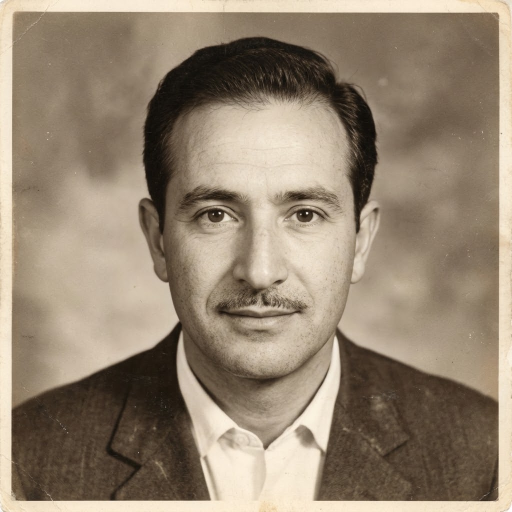
#> input picture tienda/promo/fotos/abuelo-paterno.jpg, 1024 x 1024 px (shown at 1/2 size)
$ python fotos-ejemplo.py
#> lines starting #> are read from the running program, lines starting #| are printed output that depends on the picture
# Fotos del árbol de ejemplo: recorta los retratos de tienda/promo/fotos (1024 × 1024) en un cuadrado centrado en la
# cara, los reduce a 256 px y los guarda en JPEG en Ejemplos/fotos/<persona>.jpg, de donde los toma GenerarEjemplos
# (tests/ArbolGenealogico.Tests/RenderDebugTests.cs) para meterlos en Ejemplos/familia-garcia.ramo.
#   python tienda/promo/fotos-ejemplo.py
import os
from PIL import Image

AQUI = os.path.dirname(os.path.abspath(__file__))
ORIGEN = os.path.join(AQUI, "fotos")
DESTINO = os.path.join(AQUI, "..", "..", "Ejemplos", "fotos")
LADO, CORTE = 256, 700  # el cuadrado que se recorta del original, en px de 1024

# persona del ejemplo → (archivo, centro de la cara en px de 1024)
FOTOS = {
    "Manuel": ("abuelo-paterno.jpg", 512, 430),
    "Dolores": ("abuela-paterna.jpg", 512, 380),
    "Francisco": ("abuelo-materno.jpg", 512, 440),
    "Josefa": ("abuela-materna.jpg", 530, 450),
    "Antonio": ("padre.jpg", 512, 500),
    "Mercedes": ("madre.jpg", 512, 460),
    "Juan": ("tio-juan.jpg", 512, 430),
    "Marta": ("tia-marta.jpg", 512, 480),
    "Rosa": ("tia-rosa.jpg", 512, 410),
    "Pedro": ("tio-pedro.jpg", 512, 440),
    "Elena": ("tia-elena.jpg", 512, 440),
    "Javier": ("yo.jpg", 512, 410),
    "Laura": ("mi-esposa.jpg", 512, 460),
    "Beatriz": ("hermana.jpg.jpg", 512, 440),
    "Lucía": ("prima-lucia.jpg", 512, 490),
    "Daniel": ("hijo-1.jpg", 512, 440),
    "Adrián": ("hijo-2.jpg", 512, 460),
    "Sergio": ("joven antiguo A.jpg", 530, 410),
    "Eusebio": ("anciano moderno A.jpg", 512, 380),
}

def archivo(persona):
    return persona.lower().translate(str.maketrans("áéíóú", "aeiou")) + ".jpg"

if __name__ == "__main__":
    os.makedirs(DESTINO, exist_ok=True)
    for persona, (nombre, cx, cy) in FOTOS.items():
        im = Image.open(os.path.join(ORIGEN, nombre)).convert("RGB")
#> im is the input picture: PIL image 1024x1024 RGB; mean R, G, B 148.7, 133.2, 114.1
        # un poco por debajo de la cara, para que entren los hombros; sin salirse de la foto
        x = min(max(cx - CORTE // 2, 0), im.width - CORTE)
#> x = 162
        y = min(max(cy + 40 - CORTE // 2, 0), im.height - CORTE)
#> y = 120
        im.crop((x, y, x + CORTE, y + CORTE)).resize((LADO, LADO), Image.LANCZOS) \
          .save(os.path.join(DESTINO, archivo(persona)), "JPEG", quality=80, optimize=True)
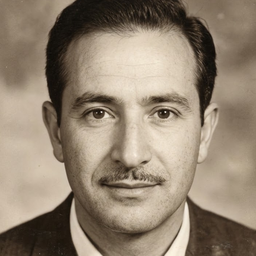
#> saved as manuel.jpg: PIL image 256x256 RGB; mean R, G, B 145.9, 131, 113.1
        print(persona, "<", nombre)
#> pass 2 of the loop `for persona, (nombre, cx, cy) in FOTOS.items():`:
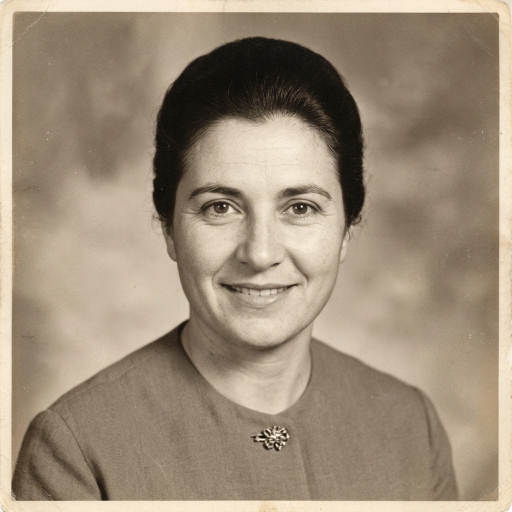
#> input picture tienda/promo/fotos/abuela-paterna.jpg, 1024 x 1024 px (shown at 1/2 size)
#> im is the input picture: PIL image 1024x1024 RGB; mean R, G, B 157.1, 141.4, 121.5
#> `im.crop((x, y, x + CORTE, y + CORTE)).resize((LADO, LADO), Image.LANCZ..`:
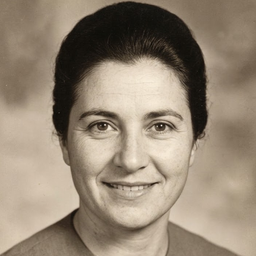
#> saved as dolores.jpg: PIL image 256x256 RGB; mean R, G, B 149.1, 134.7, 117
#> pass 3 of the loop `for persona, (nombre, cx, cy) in FOTOS.items():`:
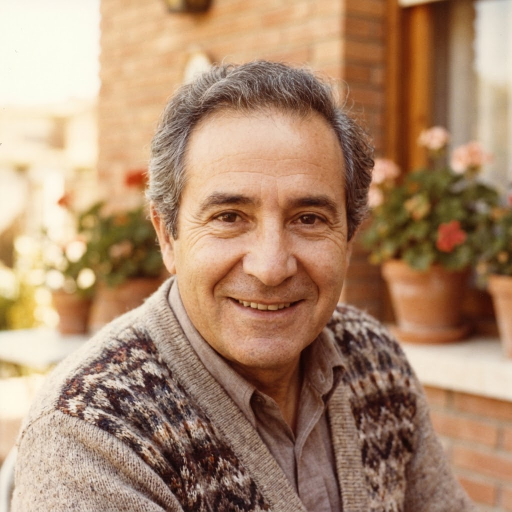
#> input picture tienda/promo/fotos/abuelo-materno.jpg, 1024 x 1024 px (shown at 1/2 size)
#> im is the input picture: PIL image 1024x1024 RGB; mean R, G, B 172.6, 138.6, 111.2
#> `im.crop((x, y, x + CORTE, y + CORTE)).resize((LADO, LADO), Image.LANCZ..`:
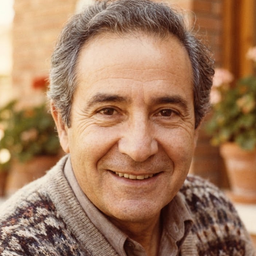
#> saved as francisco.jpg: PIL image 256x256 RGB; mean R, G, B 163.5, 123.4, 94.3
#> (the run stopped early here; a loop or call above may not have finished)
